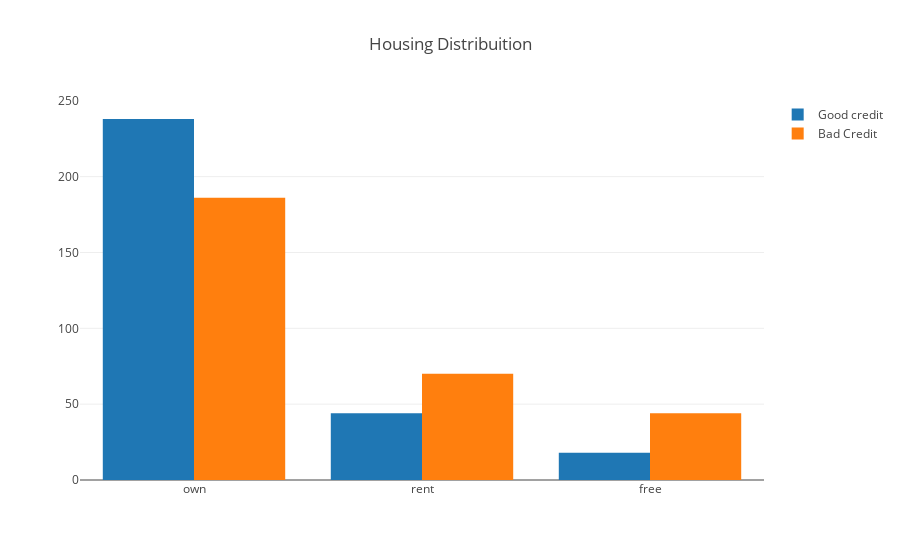

The code cell stored with this chart in its notebook:
### Code cell
#First plot
trace0 = go.Bar(
    x = new_df[new_df["Risk"]== 'good']["Housing"].value_counts().index.values,
    y = new_df[new_df["Risk"]== 'good']["Housing"].value_counts().values,
    name='Good credit'
)

#Second plot
trace1 = go.Bar(
    x = new_df[new_df["Risk"]== 'bad']["Housing"].value_counts().index.values,
    y = new_df[new_df["Risk"]== 'bad']["Housing"].value_counts().values,
    name="Bad Credit"
)

data = [trace0, trace1]

layout = go.Layout(
    title='Housing Distribuition'
)


fig = go.Figure(data=data, layout=layout)

py.iplot(fig, filename='Housing-Grouped')

### Figure 1 — Plotly figure (JSON) as saved in the notebook; plotly's stock layout.template omitted (floating-point values rounded to 4 significant figures)
{"data": [{"name": "Good credit", "type": "bar", "uid": "15343a93-ecaf-4401-b91a-7f98c85fe833", "x": ["own", "rent", "free"], "y": [238, 44, 18]}, {"name": "Bad Credit", "type": "bar", "uid": "0a3d6aa5-1396-484d-8d5f-0cb47d217b8c", "x": ["own", "rent", "free"], "y": [186, 70, 44]}], "layout": {"title": {"text": "Housing Distribuition"}}}
